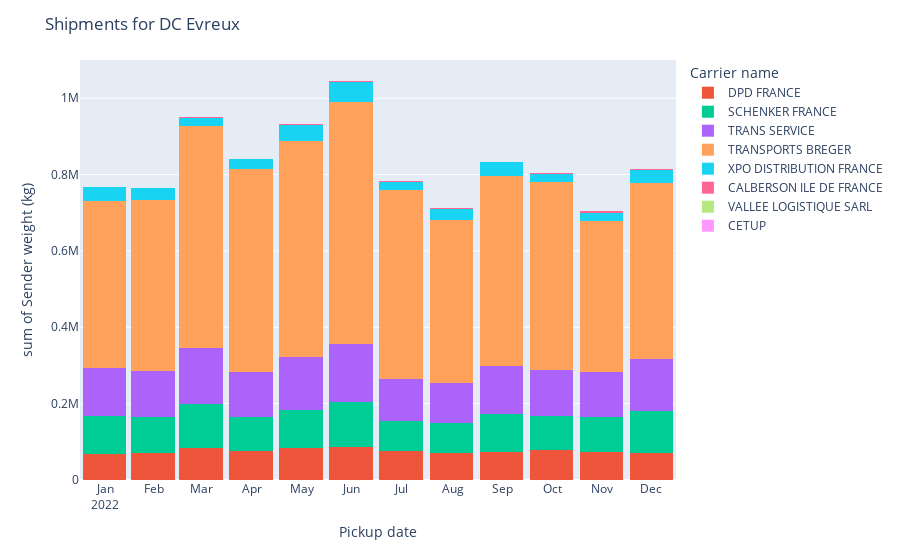

Source (notebook cell):
### Code cell
bar_px_plot_no_client(df_for_plot, None).show()

### Figure 1 — Plotly figure (JSON) as saved in the notebook; plotly's stock layout.template omitted (floating-point values rounded to 4 significant figures; data arrays with more than 128 entries replaced by an {"elided": "..."} marker saying what was removed)
{"data": [{"alignmentgroup": "True", "bingroup": "x", "customdata": {"elided": "1526x2 float values"}, "histfunc": "sum", "hovertemplate": "<br>%{x}<br>Weight: %{customdata[0]:,.2f} kg<br>Volume: %{customdata[1]:,.3f} m3<br><extra></extra>", "legendgroup": "DPD FRANCE", "marker": {"color": "#EF553B", "pattern": {"shape": ""}}, "name": "DPD FRANCE", "offsetgroup": "DPD FRANCE", "orientation": "v", "showlegend": true, "type": "histogram", "x": {"elided": "253 str values"}, "xaxis": "x", "xbins": {"size": "M1"}, "y": {"elided": "253 float values"}, "yaxis": "y"}, {"alignmentgroup": "True", "bingroup": "x", "customdata": {"elided": "1526x2 float values"}, "histfunc": "sum", "hovertemplate": "<br>%{x}<br>Weight: %{customdata[0]:,.2f} kg<br>Volume: %{customdata[1]:,.3f} m3<br><extra></extra>", "legendgroup": "SCHENKER FRANCE", "marker": {"color": "#00cc96", "pattern": {"shape": ""}}, "name": "SCHENKER FRANCE", "offsetgroup": "SCHENKER FRANCE", "orientation": "v", "showlegend": true, "type": "histogram", "x": {"elided": "253 str values"}, "xaxis": "x", "xbins": {"size": "M1"}, "y": {"elided": "253 float values"}, "yaxis": "y"}, {"alignmentgroup": "True", "bingroup": "x", "customdata": {"elided": "1526x2 float values"}, "histfunc": "sum", "hovertemplate": "<br>%{x}<br>Weight: %{customdata[0]:,.2f} kg<br>Volume: %{customdata[1]:,.3f} m3<br><extra></extra>", "legendgroup": "TRANS SERVICE", "marker": {"color": "#ab63fa", "pattern": {"shape": ""}}, "name": "TRANS SERVICE", "offsetgroup": "TRANS SERVICE", "orientation": "v", "showlegend": true, "type": "histogram", "x": {"elided": "253 str values"}, "xaxis": "x", "xbins": {"size": "M1"}, "y": {"elided": "253 float values"}, "yaxis": "y"}, {"alignmentgroup": "True", "bingroup": "x", "customdata": {"elided": "1526x2 float values"}, "histfunc": "sum", "hovertemplate": "<br>%{x}<br>Weight: %{customdata[0]:,.2f} kg<br>Volume: %{customdata[1]:,.3f} m3<br><extra></extra>", "legendgroup": "TRANSPORTS BREGER", "marker": {"color": "#FFA15A", "pattern": {"shape": ""}}, "name": "TRANSPORTS BREGER", "offsetgroup": "TRANSPORTS BREGER", "orientation": "v", "showlegend": true, "type": "histogram", "x": {"elided": "253 str values"}, "xaxis": "x", "xbins": {"size": "M1"}, "y": {"elided": "253 float values"}, "yaxis": "y"}, {"alignmentgroup": "True", "bingroup": "x", "customdata": {"elided": "1526x2 float values"}, "histfunc": "sum", "hovertemplate": "<br>%{x}<br>Weight: %{customdata[0]:,.2f} kg<br>Volume: %{customdata[1]:,.3f} m3<br><extra></extra>", "legendgroup": "XPO DISTRIBUTION FRANCE", "marker": {"color": "#19d3f3", "pattern": {"shape": ""}}, "name": "XPO DISTRIBUTION FRANCE", "offsetgroup": "XPO DISTRIBUTION FRANCE", "orientation": "v", "showlegend": true, "type": "histogram", "x": {"elided": "198 str values"}, "xaxis": "x", "xbins": {"size": "M1"}, "y": {"elided": "198 float values"}, "yaxis": "y"}, {"alignmentgroup": "True", "bingroup": "x", "customdata": {"elided": "1526x2 float values"}, "histfunc": "sum", "hovertemplate": "<br>%{x}<br>Weight: %{customdata[0]:,.2f} kg<br>Volume: %{customdata[1]:,.3f} m3<br><extra></extra>", "legendgroup": "CALBERSON ILE DE FRANCE", "marker": {"color": "#FF6692", "pattern": {"shape": ""}}, "name": "CALBERSON ILE DE FRANCE", "offsetgroup": "CALBERSON ILE DE FRANCE", "orientation": "v", "showlegend": true, "type": "histogram", "x": {"elided": "195 str values"}, "xaxis": "x", "xbins": {"size": "M1"}, "y": {"elided": "195 float values"}, "yaxis": "y"}, {"alignmentgroup": "True", "bingroup": "x", "customdata": {"elided": "1526x2 float values"}, "histfunc": "sum", "hovertemplate": "<br>%{x}<br>Weight: %{customdata[0]:,.2f} kg<br>Volume: %{customdata[1]:,.3f} m3<br><extra></extra>", "legendgroup": "VALLEE LOGISTIQUE SARL", "marker": {"color": "#B6E880", "pattern": {"shape": ""}}, "name": "VALLEE LOGISTIQUE SARL", "offsetgroup": "VALLEE LOGISTIQUE SARL", "orientation": "v", "showlegend": true, "type": "histogram", "x": ["2022-04-15T00:00:00", "2022-04-19T00:00:00", "2022-05-02T00:00:00", "2022-05-05T00:00:00", "2022-07-06T00:00:00"], "xaxis": "x", "xbins": {"size": "M1"}, "y": [21, 2, 24, 47, 438.5], "yaxis": "y"}, {"alignmentgroup": "True", "bingroup": "x", "customdata": {"elided": "1526x2 float values"}, "histfunc": "sum", "hovertemplate": "<br>%{x}<br>Weight: %{customdata[0]:,.2f} kg<br>Volume: %{customdata[1]:,.3f} m3<br><extra></extra>", "legendgroup": "CETUP", "marker": {"color": "#FF97FF", "pattern": {"shape": ""}}, "name": "CETUP", "offsetgroup": "CETUP", "orientation": "v", "showlegend": true, "type": "histogram", "x": ["2022-06-24T00:00:00", "2022-07-12T00:00:00", "2022-07-29T00:00:00", "2022-11-14T00:00:00"], "xaxis": "x", "xbins": {"size": "M1"}, "y": [1.396, 125, 18.45, 13.95], "yaxis": "y"}], "layout": {"bargap": 0.1, "barmode": "stack", "legend": {"title": {"text": "Carrier name"}, "tracegroupgap": 0}, "margin": {"t": 60}, "title": {"text": "Shipments for DC Evreux"}, "xaxis": {"anchor": "y", "domain": [0, 1], "dtick": "M1", "range": ["2022-01-01T00:00:00", "2022-12-31T00:00:00"], "tickformat": "%b\n%Y", "ticklabelmode": "period", "title": {"text": "Pickup date"}}, "yaxis": {"anchor": "x", "domain": [0, 1], "title": {"text": "sum of Sender weight (kg)"}}}}
